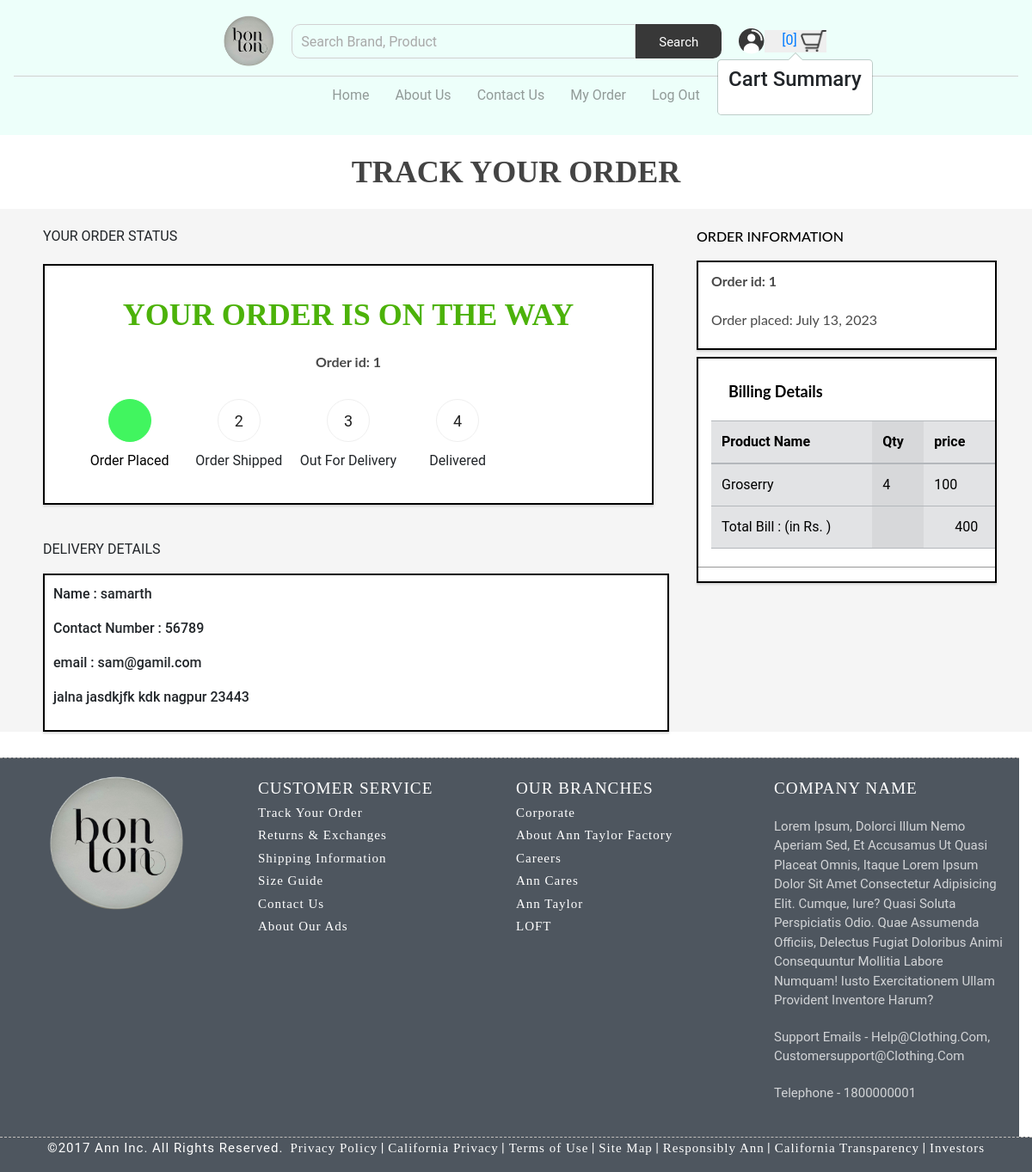
The page /tracker/1 (signed in) on the database its author committed.
### shop/models.py (models this page shows, shortened)
class Order(models.Model):
    order_id = models.AutoField(primary_key=True)
    user = models.ForeignKey(User, on_delete=models.CASCADE)
    item_json = models.CharField(max_length=5000)
    name = models.CharField(max_length=100)
    email = models.CharField(max_length=100)
    phone = models.CharField(max_length=100)
    address1 = models.CharField(max_length=100)
    address2 = models.CharField(max_length=100)
    city = models.CharField(max_length=100)
    state = models.CharField(max_length=100)
    zip_code = models.CharField(max_length=10)
    order_date = models.DateField(auto_now_add=True)
    order_status = models.CharField(
        max_length=20, choices=ORDER_STATUS, default=ORDER_STATUS[0][0])

### shop/views.py (the view)
# urls.py: path('tracker/<slug:order_id>', tracker, name='tracker'),
@login_required(login_url='login')
def tracker(request, order_id):
    order = Order.objects.get(order_id=order_id)
    parsed_orders = []
    item_json = json.loads(order.item_json)
    key_list = list(item_json.keys())
    total_bill = 0
    for i in key_list:
        quantity = item_json[i][0]
        name = item_json[i][1].strip()
        price = item_json[i][2]
        total_bill += int(price) * int(quantity)
        parsed_orders.append([quantity, name, price])
    return render(request, 'shop/tracker.html', {'order': order, 'product': parsed_orders, 'total_bill': total_bill})

### templates/shop/tracker.html (shortened to what this page needs)
{% extends 'base.html' %}
{% block content %}
<p class="order-successful-text mx-3 my-3"> TRACK YOUR ORDER </p>
<div class="main-div col-md-12 col-lg-12" style="display: flex; margin: auto;">
    <div class="track-order-div col-md-8 col-lg-8 col-sm-12 col-xs-12">
        <p class="arriving-in-header" style="margin-left: 20px;"> YOUR ORDER STATUS </p>
        <div class="order-status-div" style="height: 35vh; padding: 20px; border: 2px solid black;">
            <p class="order-status-text"> YOUR ORDER IS ON THE WAY </p>
            <p class="order-id"> Order id: {{order.order_id}} </p>
            {% if order.order_status == "Order Placed" %}
            <ol id="progress-bar">
                <li class="step-done">Order Placed</li>
                <li class="step-todo">Order Shipped</li>
                <li class="step-todo">Out For Delivery</li>
                <li class="step-todo">Delivered</li>
            </ol>
            {%endif%}
        </div>
        <p class="arriving-in-header" style="margin-left: 20px;"> DELIVERY DETAILS </p>
        <div class="customer-details" style="margin-left: 20px; width: 97%; padding: 10px; border: 2px solid black;">
            <p>Name : {{order.name}}</p>
            <p> Contact Number : {{order.phone}}</p>
            <p>email : {{order.email}}</p>
            <p> {{order.address1}} {{order.address2}} {{order.city}} {{order.state}} {{order.zip_code}}</p>
        </div>
    </div>
    <div class="col-md-4 col-lg-4 col-sm-12 col-xs-12">
        <p class="order-information-header"> ORDER INFORMATION </p>
        <div class="order-information-div" style="width: 97%; border: 2px solid black;">
            <p class="orderId"> Order id: {{order.order_id}} </p>
            <p class="ordered-time"> Order placed: {{order.order_date}} </p>
        </div>
        <div class="item-container-div my-2" style="width: 97%; border: 2px solid black;">
            <ul>
                <li>
                    <div class="item-list-div">
                        <div class="heading"
                            style="display: flex; margin: 20px; font-size: large; font-weight: bolder;">
                            <p> Billing Details</p>
                        </div>
                        <table class="table table-secondary table-striped-columns">
                            <thead>
                                <tr>
                                    <th scope="col">Product Name</th>
                                    <th scope="col">Qty</th>
                                    <th scope="col">price</th>
                                </tr>
                            </thead>
                            <tbody>
                                {% for item in product %}
                                <tr>
                                    <td><a href="" style="text-decoration: none; color: black;">{{ item.1 }}</a></td>
                                    <td>{{ item.0 }}</td>
                                    <td>{{ item.2 }}</td>
                                </tr>
                                {%endfor%}
                                <tr>
                                    <td>Total Bill : (in Rs. )</td>
                                    <td></td>
                                    <td><span class="quantity mx-2" style="float: right;">{{total_bill}}</span></td>
                                </tr>
                            </tbody>
                        </table>
                    </div>
                </li>
            </ul>
        </div>
    </div>
</div>
{% endblock %}

### templates/header.html (style rules this page uses)
* { margin: 0; padding: 0; box-sizing: border-box; font-family: 'roboto', sans-serif; }

### templates/shop/tracker.html (style rules this page uses)
.order-successful-text { font-family: Oswald; font-size: 2.25em; font-weight: bold; color: #444444; text-align: center; }
.arriving-in-header { padding-top: 20px; padding-left: 0px; }
.main-div { background-color: #f5f5f5; }
.order-status-div { background-color: #ffffff; box-shadow: 0 2px 2px 0 rgba(181, 181, 181, 0.5); margin: 20px; }
.order-status-text { text-align: center; margin-top: 10px; font-family: Oswald; font-size: 2.25em; font-weight: bold; text-align: center; color: #4cb209; }
.order-id { text-align: center; font-family: Lato; font-size: 1em; font-weight: bold; text-align: center; color: #4a4a4a; }
.customer-details { box-shadow: 0 2px 2px 0 rgba(181, 181, 181, 0.5); padding-left: 20px; font-family: Lato; font-size: 1em; font-weight: 500; background-color: #ffffff; border-top: solid 1px #979797; padding-top: 10px; }
.order-information-header { font-family: Lato; font-size: 1em; font-weight: 500; color: #000000; margin-top: 20px; }
.order-information-div { box-shadow: 0 2px 2px 0 rgba(181, 181, 181, 0.5); background-color: #ffffff; }
.orderId { font-family: Lato; font-size: 1em; font-weight: bold; color: #4a4a4a; padding-top: 10px; padding-left: 15px; }
.ordered-time { font-family: Lato; font-size: 1em; color: #4a4a4a; padding-top: 5px; padding-left: 15px; padding-bottom: 5px; }
.item-container-div { box-shadow: 0 2px 2px 0 rgba(181, 181, 181, 0.5); background-color: #ffffff; }
.item-container-div ul { list-style-type: none; padding: 0px; }
.item-container-div li { border-bottom: solid 1px #979797; }
.item-container-div p { font-family: Lato; font-size: 1em; color: #000000; padding: 0px; margin: 0px; }
.item-list-div { padding-top: 5px; padding-left: 15px; padding-bottom: 5px; }
#progress-bar { display: table; width: 100%; margin: 0; padding: 15px 15px 0; table-layout: fixed; width: 100%; counter-reset: step; }
#progress-bar li { list-style-type: none; display: table-cell; width: 20%; float: left; font-size: 16px; position: relative; text-align: center; }
#progress-bar li:before { width: 50px; height: 50px; color: #212121; content: counter(step); counter-increment: step; line-height: 50px; font-size: 18px; border: 1px solid #efefef; display: block; text-align: center; margin: 0 auto 10px auto; border-radius: 50%; background-color: #fff; }
#progress-bar li:after { width: 100%; height: 10px; content: ""; position: absolute; background-color: #fff; top: 25px; left: -50%; z-index: -1; }
#progress-bar li:first-child:after { content: none; }
#progress-bar li.step-done { color: #000000; }
#progress-bar li.step-done:before { border-color: #41f55f; background-color: #41f55f; color: #fff; content: ""; font-family: "FontAwesome"; }
#progress-bar li.step-done+li:after { background-color: #41f55f; }

### rows shown on the page
Order: order_id "1", name "samarth", phone "56789", email "sam@gamil.com", address1 "jalna", address2 "jasdkjfk", city "kdk", state "nagpur", zip_code "23443", order_date "July 13, 2023"

### other values the page prints
{{ item.1 }} "Groserry"
{{ item.0 }} "4"
{{ item.2 }} "100"
{{ total_bill }} "400"
